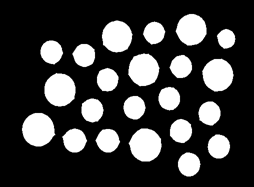
#> input picture 4. Woche/Aufgabe Regions/coins.bmp, 254 x 187 px
$ python regions_example.py
#> lines starting #> are read from the running program, lines starting #| are printed output that depends on the picture; after the words box and inside, x2 and y2 are one past the last pixel; in counts of white or black regions, pixels touching at a corner belong together
import numpy as np
import cv2

def readBinary(filename):
#> called with filename = 'coins.bmp'
    img = cv2.imread(filename)
#> img is the input picture: shape (187, 254, 3); min 0, max 255, mean 61.7
    img = cv2.cvtColor(img, cv2.COLOR_BGR2GRAY)
#> img: shape (187, 254)
    ret, img = cv2.threshold(img, 50, 255, cv2.THRESH_BINARY);
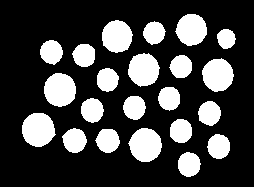
#> img: shape (187, 254); 25.4% white; 22 white regions
    return img

# Aufgabe 1: Schreiben Sie eine Funktion numberOfRegions(), das die Zahl der Regionen im Binärbild coins.bmp bestimmt.
def numberOfRegions(img):
    contours, hierarchy = cv2.findContours(img, cv2.RETR_TREE,
        cv2.CHAIN_APPROX_SIMPLE)
#> contours = 22 contours; largest, box (x1, y1, x2, y2) and area: (22, 113, 56, 147) 840, (128, 128, 162, 162) 818, (44, 73, 76, 107) 809, (202, 58, 234, 92) 768, (128, 53, 160, 87) 766
    return len(contours)

# Test Ihrer Lösung:
coins = readBinary("coins.bmp")
cv2.imshow("Beispiel", coins)
print(numberOfRegions(coins), " Regionen")
#| 22  Regionen
#> call 2 of readBinary, with filename = 'mask.bmp'
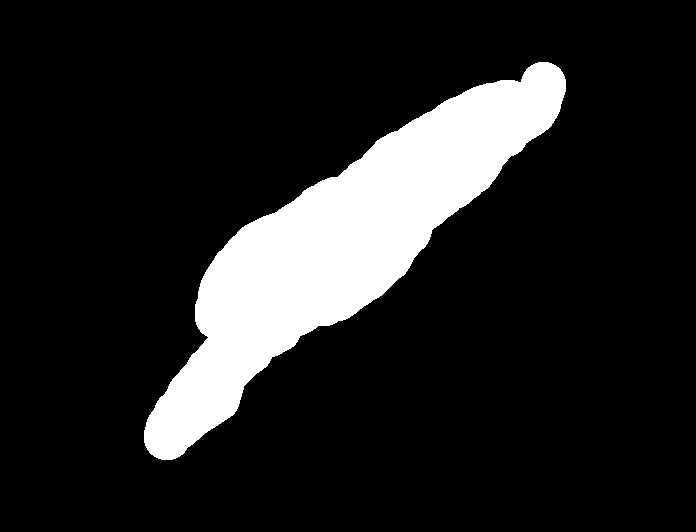
#> input picture 4. Woche/Aufgabe Regions/mask.bmp, 696 x 532 px
#> in readBinary, img is the input picture: shape (532, 696, 3); 13.9% white; 1 white region, box (x1, y1, x2, y2) and area: (144, 62, 566, 460) 51420
#> in readBinary (call 2), `img = cv2.cvtColor(img, cv2.COLOR_BGR2GRAY)`: img: shape (532, 696); 13.9% white; 1 white region
#> in numberOfRegions (call 2), `contours, hierarchy = cv2.findContours(img, cv2.RETR_TREE, cv2.CHAIN_A..`: contours = 1 contour; box (x1, y1, x2, y2) and area: (144, 62, 566, 460) 50880
#| 1  Regionen

# Aufgabe 2: Schreiben sie eine Funktion widthHeightOfRegion(img, index), die die Breite und Höhe der Region im Binärbild mask.bmp zurückgibt.
def widthHeightOfRegion(img, index):
#> called with index = 0
    contours, hierarchy = cv2.findContours(img, cv2.RETR_TREE,
        cv2.CHAIN_APPROX_SIMPLE)
    if len(contours) > 0:
        x, y, w, h = cv2.boundingRect(contours[index])
#> x = 144; y = 62; w = 422; h = 398
        return(w,h)
    else:
        return (0,0)


# Test Ihrer Lösung
mask = readBinary("mask.bmp")
cv2.imshow("Maske", mask)
print(numberOfRegions(mask), " Regionen") # sollte 1 sein
print(widthHeightOfRegion(mask, 0)) # Ausgabe (422, 398)
#| (422, 398)


# Weitere Anregungen zu Regionen
#  https://opencv-python-tutroals.readthedocs.io/en/latest/py_tutorials/py_imgproc/py_contours/py_contour_features/py_contour_features.html


cv2.waitKey()
cv2.destroyAllWindows()
